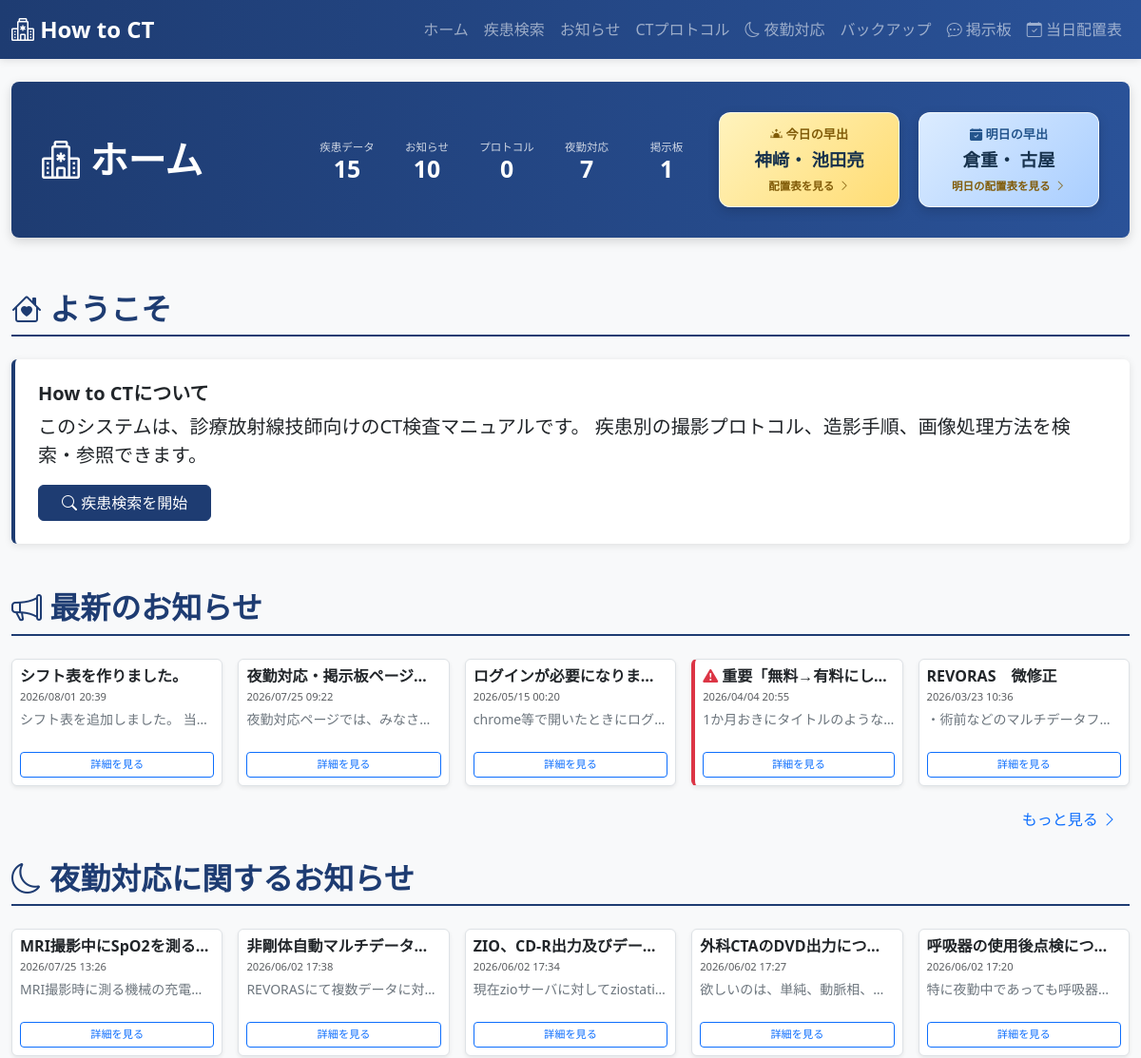
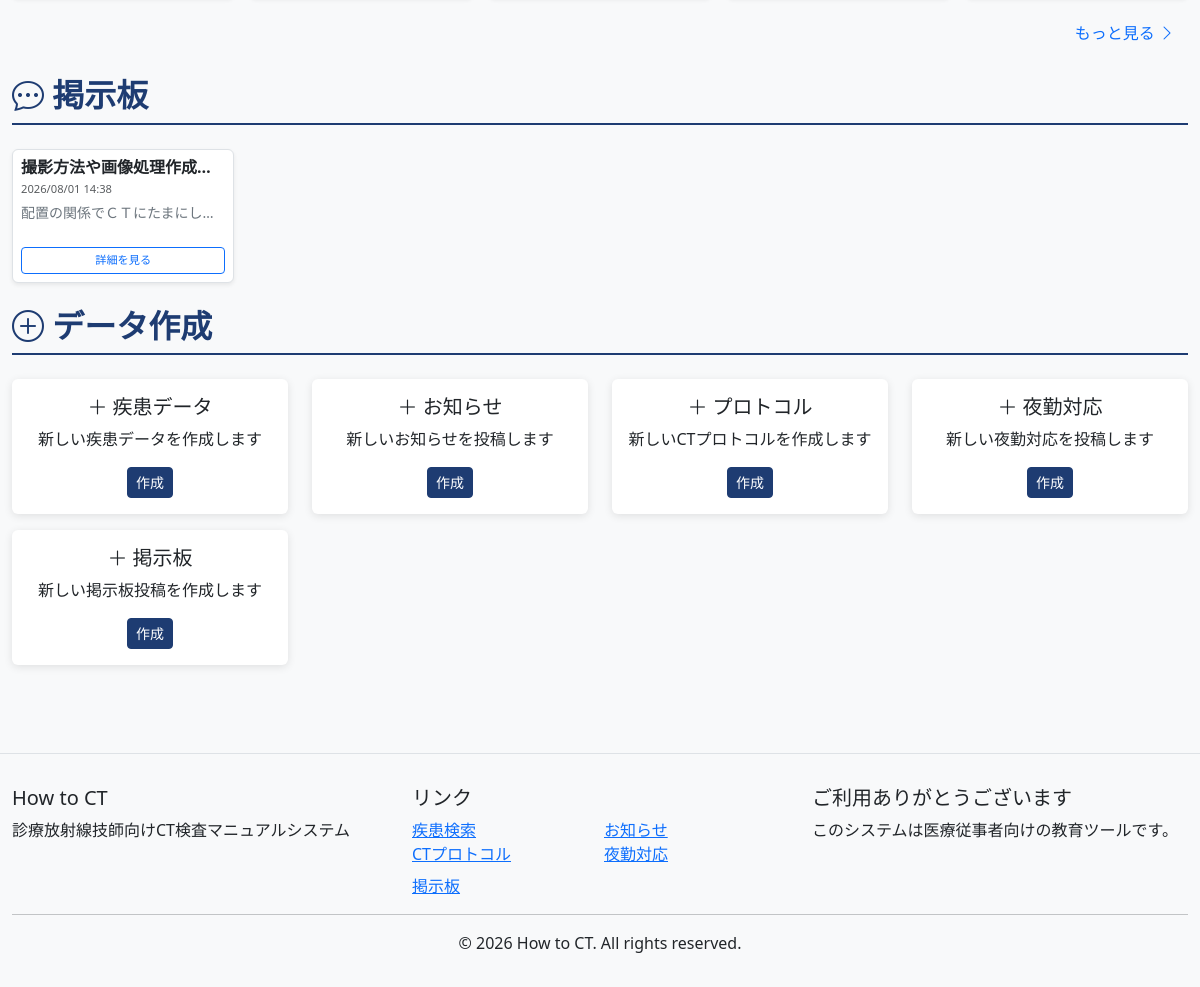
The page / on the database its author committed (2 pictures, top to bottom).
### ct_app/models.py (models this page shows, shortened)
class Form(models.Model):
    title = models.CharField(max_length=255)
    main = models.TextField()
    created_at = models.DateTimeField(auto_now_add=True)
    updated_at = models.DateTimeField(auto_now=True)
    post_img = models.ImageField(upload_to='post_images/', null=True, blank=True)
    class Meta:
        ordering = ['-created_at']

class NightShift(models.Model):
    name = models.CharField(max_length=255, unique=True)
    content = models.TextField()
    description = models.TextField(blank=True)
    created_at = models.DateTimeField(auto_now_add=True)
    updated_at = models.DateTimeField(auto_now=True)
    class Meta:
        ordering = ['name']
        verbose_name_plural = "NightShifts"

class Question(models.Model):
    author = models.ForeignKey(User, on_delete=models.CASCADE, related_name='questions')
    title = models.CharField(max_length=255, verbose_name="質問タイトル")
    content = models.TextField(verbose_name="質問内容")
    answer_text = models.TextField(blank=True)
    related_protocols = models.ForeignKey(
        Protocol,
        on_delete=models.SET_NULL,
        null=True,
        blank=True,
        related_name='questions',
        verbose_name="関連するプロトコル"
    )
    created_at = models.DateTimeField(auto_now_add=True, verbose_name="投稿日時")
    updated_at = models.DateTimeField(auto_now=True, verbose_name="更新日時")
    class Meta:
        ordering = ['-created_at']
        verbose_name_plural = "Questions"

### ct_app/views.py (the view)
# urls.py: path('', views.index, name='index'),
def index(request):
    questions = Question.objects.all().order_by("-created_at")
    sicks_count = Sick.objects.count()
    forms_count = Form.objects.count()
    protocols_count = Protocol.objects.count()
    night_shifts_count = NightShift.objects.count()
    question_count = questions.count()
    sicks_list = Sick.objects.all().order_by("-created_at")
    forms_list = Form.objects.all().order_by("-created_at")
    protocols_list = Protocol.objects.all().order_by("-created_at")
    nightshift_list = (
        NightShift.objects.all().order_by("-created_at")
        if hasattr(NightShift, "created_at")
        else NightShift.objects.all()
    )
    today = localdate()
    tomorrow = today + timedelta(days=1)
    def get_early_staff(target_date):
        early_shift_values = (
            AssignmentCell.objects
            .filter(
                board__board_date=target_date,
                row_key="0730",
            )
            .exclude(value="")
            .values_list("value", flat=True)
        )
        staff_names = []
        for value in early_shift_values:
            name = value.strip()
            if name and name not in staff_names:
                staff_names.append(name)
        return staff_names
    today_early_staff = get_early_staff(today)
    tomorrow_early_staff = get_early_staff(tomorrow)
    context = {
        "page_title": "ホーム",
        "sick_list": sicks_list,
        "form_list": forms_list,
        "protocol_list": protocols_list,
        "nightshift_list": nightshift_list,
        "questions": questions,
        "sicks_count": sicks_count,
        "forms_count": forms_count,
        "protocols_count": protocols_count,
        "night_shifts_count": night_shifts_count,
        "question_count": question_count,
        "today_early_staff": today_early_staff,
        "tomorrow_early_staff": tomorrow_early_staff,
        "tomorrow": tomorrow,
    }
    return render(request, "ct_app/index.html", context)

### ct_app/context_processors.py (called while the page is built)
def maintenance_status(request):
    return {
        'is_maintenance': getattr(settings, 'IS_MAINTENANCE', False)
    }

### ct_app/templates/ct_app/index.html (shortened to what this page needs)
{% extends 'ct_app/base.html' %}
{% block header_info %}
<div class="home-summary">
    <div class="summary-counts">
        <div class="summary-item">
            <span>疾患データ</span>
            <strong>{{ sicks_count }}</strong>
        </div>
        <div class="summary-item">
            <span>お知らせ</span>
            <strong>{{ forms_count }}</strong>
        </div>
        <div class="summary-item">
            <span>プロトコル</span>
            <strong>{{ protocols_count }}</strong>
        </div>
        <div class="summary-item">
            <span>夜勤対応</span>
            <strong>{{ night_shifts_count }}</strong>
        </div>
        <div class="summary-item">
            <span>掲示板</span>
            <strong>{{ question_count }}</strong>
        </div>
    </div>
    {% if today_early_staff %}
        <a
            class="today-early-card early-card-link"
            href="{% url 'daily_assignment:board' %}?date={% now 'Y-m-d' %}"
            aria-label="今日の当日配置表を開く"
        >
            <span class="early-label">
                <i class="bi bi-sunrise-fill"></i>
                今日の早出
            </span>
            <strong>
                {% for staff_name in today_early_staff %}
                    {{ staff_name }}{% if not forloop.last %}・{% endif %}
                {% endfor %}
            </strong>
            <span class="early-open-hint">
                配置表を見る
                <i class="bi bi-chevron-right"></i>
            </span>
        </a>
    {% endif %}
    {% if tomorrow_early_staff %}
        <a
            class="today-early-card tomorrow-early-card early-card-link"
            href="{% url 'daily_assignment:board' %}?date={{ tomorrow|date:'Y-m-d' }}"
            aria-label="明日の当日配置表を開く"
        >
            <span class="early-label">
                <i class="bi bi-calendar-check-fill"></i>
                明日の早出
            </span>
            <strong>
                {% for staff_name in tomorrow_early_staff %}
                    {{ staff_name }}{% if not forloop.last %}・{% endif %}
                {% endfor %}
            </strong>
            <span class="early-open-hint">
                明日の配置表を見る
                <i class="bi bi-chevron-right"></i>
            </span>
        </a>
    {% endif %}
</div>
{% endblock %}
{% block content %}
<div class="row">
    <div class="col-12">
        <h2 class="section-title">
            <i class="bi bi-house-heart"></i> ようこそ
        </h2>
        <div class="card disease-card mb-4">
            <div class="card-body p-4">
                <h5 class="card-title fw-bold">How to CTについて</h5>
                <p class="card-text fs-5">
                </p>
                <div class="mt-3">
                    <a href="{% url 'sick_list' %}" class="btn btn-primary px-4 stretched-link">
                        <i class="bi bi-search"></i> 疾患検索を開始
                    </a>
                </div>
            </div>
        </div>
    </div>
</div>
<div class="row mt-4">
    <div class="col-12">
        <h2 class="section-title">
            <i class="bi bi-megaphone"></i> 最新のお知らせ
        </h2>
    </div>
</div>
<div class="row row-cols-1 row-cols-md-5 g-3">
    {% if form_list %}
        {% for form in form_list|slice:":5" %}
            <div class="col">
                <div class="notice-item h-100 clickable-card d-flex flex-column border p-2 rounded shadow-sm bg-white position-relative {% if '重要' in form.title %}is-important{% endif %}">
                    <h6 class="fw-bold text-truncate mb-1" title="{{ form.title }}">
                        {% if '重要' in form.title %}
                            <span class="text-danger"><i class="bi bi-exclamation-triangle-fill"></i></span>
                        {% endif %}
                        {{ form.title }}
                    </h6>
                    <p class="text-muted mb-1" style="font-size: 0.7rem;">{{ form.created_at|date:'Y/m/d H:i' }}</p>
                    <p class="small text-secondary text-truncate mb-2">{{ form.main }}</p>
                    <div class="mt-auto">
                        <a href="{% url 'form_detail' form.pk %}" class="btn btn-sm btn-outline-primary w-100 stretched-link" style="font-size: 0.7rem;">
                            詳細を見る
                        </a>
                    </div>
                </div>
            </div>
        {% endfor %}
    {% else %}
        <div class="col-12">
            <div class="alert alert-info">お知らせがまだ投稿されていません。</div>
        </div>
    {% endif %}
</div>
{% if form_list.count > 5 %}
<div class="row mt-3">
    <div class="col-12 text-end">
        <a href="{% url 'form_list' %}" class="btn btn-link text-decoration-none">
            もっと見る <i class="bi bi-chevron-right"></i>
        </a>
    </div>
</div>
{% endif %}
<div class="row mt-4">
    <div class="col-12">
        <h2 class="section-title">
            <i class="bi bi-moon"></i> 夜勤対応に関するお知らせ
        </h2>
    </div>
</div>
<div class="row row-cols-1 row-cols-md-5 g-3">
    {% if nightshift_list %}
        {% for night_shift in nightshift_list|slice:":5" %}
            <div class="col">
                <div class="notice-item h-100 clickable-card d-flex flex-column border p-2 rounded shadow-sm bg-white position-relative {% if '重要' in night_shift.title %}is-important{% endif %}">
                    <h6 class="fw-bold text-truncate mb-1" title="{{ night_shift.name }}">
                        {{ night_shift.name }}
                    </h6>
                    <p class="text-muted mb-1" style="font-size: 0.7rem;">{{ night_shift.created_at|date:'Y/m/d H:i' }}</p>
                    <p class="small text-secondary text-truncate mb-2">{{ night_shift.content }}</p>
                    <div class="mt-auto">
                        <a href="{% url 'nightshift_detail' night_shift.pk %}" class="btn btn-sm btn-outline-primary w-100 stretched-link" style="font-size: 0.7rem;">
                            詳細を見る
                        </a>
                    </div>
                </div>
            </div>
        {% endfor %}
    {% else %}
        <div class="col-12">
            <div class="alert alert-info">夜勤対応のお知らせがまだ投稿されていません。</div>
        </div>
    {% endif %}
</div>
{% if nightshift_list.count > 5 %}
<div class="row mt-3">
    <div class="col-12 text-end">
        <a href="{% url 'nightshift_list' %}" class="btn btn-link text-decoration-none">
            もっと見る <i class="bi bi-chevron-right"></i>
        </a>
    </div>
</div>
{% endif %}
<div class="row mt-4">
    <div class="col-12">
        <h2 class="section-title">
            <i class="bi bi-chat-dots"></i> 掲示板
        </h2>
    </div>
</div>
<div class="row row-cols-1 row-cols-md-5 g-3">
    {% if questions %}
        {% for question in questions|slice:":5" %}
            <div class="col">
                <div class="notice-item h-100 clickable-card d-flex flex-column border p-2 rounded shadow-sm bg-white position-relative {% if '重要' in question.title %}is-important{% endif %}">
                    <h6 class="fw-bold text-truncate mb-1" title="{{ question.title }}">
                        {{ question.title }}
                    </h6>
                    <p class="text-muted mb-1" style="font-size: 0.7rem;">{{ question.created_at|date:'Y/m/d H:i' }}</p>
                    <p class="small text-secondary text-truncate mb-2">{{ question.content }}</p>
                    <div class="mt-auto">
                        <a href="{% url 'question_detail' question.pk %}" class="btn btn-sm btn-outline-primary w-100 stretched-link" style="font-size: 0.7rem;">
                            詳細を見る
                        </a>
                    </div>
                </div>
            </div>
        {% endfor %}
    {% else %}
        <div class="col-12">
            <div class="alert alert-info">掲示板の投稿がまだありません。</div>
        </div>
    {% endif %}
</div>
<div class="row mt-4">
    <div class="col-12">
        <h2 class="section-title">
            <i class="bi bi-plus-circle"></i> データ作成
        </h2>
    </div>
</div>
<div class="row">
    <div class="col-md-3">
        <div class="card text-center">
            <div class="card-body">
                <h5 class="card-title"> 疾患データ</h5>
                <p class="card-text">新しい疾患データを作成します</p>
                <a href="{% url 'sick_create' %}" class="btn btn-primary btn-sm stretched-link">作成</a>
            </div>
        </div>
    </div>
    <div class="col-md-3">
        <div class="card text-center">
            <div class="card-body">
                <h5 class="card-title"> お知らせ</h5>
                <p class="card-text">新しいお知らせを投稿します</p>
                <a href="{% url 'form_create' %}" class="btn btn-primary btn-sm stretched-link">作成</a>
            </div>
        </div>
    </div>
    <div class="col-md-3">
        <div class="card text-center">
            <div class="card-body">
                <h5 class="card-title"> プロトコル</h5>
                <p class="card-text">新しいCTプロトコルを作成します</p>
                <a href="{% url 'protocol_create' %}" class="btn btn-primary btn-sm stretched-link">作成</a>
            </div>
        </div>
    </div>
    <div class="col-md-3">
        <div class="card text-center">
            <div class="card-body">
                <h5 class="card-title"> 夜勤対応</h5>
                <p class="card-text">新しい夜勤対応を投稿します</p>
                <a href="{% url 'nightshift_create' %}" class="btn btn-primary btn-sm stretched-link">作成</a>
            </div>
        </div>
    </div>
        <div class="col-md-3">
        <div class="card text-center">
            <div class="card-body">
                <h5 class="card-title"> 掲示板</h5>
                <p class="card-text">新しい掲示板投稿を作成します</p>
                <a href="{% url 'question_create' %}" class="btn btn-primary btn-sm stretched-link">作成</a>
            </div>
        </div>
    </div>
</div>
{% endblock %}

### ct_app/templates/ct_app/base.html (style rules this page uses)
:root { --primary-color: #1e3c72; --secondary-color: #2a5298; }
body { background-color: #f8f9fa; font-family: 'Segoe UI', Tahoma, Geneva, Verdana, sans-serif; }
.card { border: none; box-shadow: 0 2px 8px rgba(0,0,0,0.1); transition: transform 0.2s, box-shadow 0.2s; margin-bottom: 1rem; }
.disease-card { border-left: 4px solid var(--primary-color); }
.notice-item { border-left: 4px solid var(--primary-color); padding: 1rem; margin-bottom: 1rem; background-color: white; border-radius: 4px; box-shadow: 0 2px 4px rgba(0,0,0,0.05); transition: transform 0.3s ease, box-shadow 0.3s ease; cursor: pointer; }
.notice-item.is-important { border-left: 4px solid #dc3545 !important; background-color: #fff8f8; }
.btn-primary { background-color: var(--primary-color); border-color: var(--primary-color); }
.section-title { color: var(--primary-color); border-bottom: 2px solid var(--primary-color); padding-bottom: 0.5rem; margin-bottom: 1.5rem; font-weight: bold; }
.clickable-card { position: relative; cursor: pointer; transition: transform 0.2s, box-shadow 0.2s; }
.stretched-link::after { position: absolute; top: 0; right: 0; bottom: 0; left: 0; z-index: 1; content: ""; }

### ct_app/templates/ct_app/index.html (style rules this page uses)
.home-summary { display: flex; align-items: center; justify-content: flex-end; gap: 20px; width: 100%; }
.summary-counts { display: grid; grid-template-columns: repeat(5, minmax(70px, auto)); gap: 14px; }
.summary-item { min-width: 70px; text-align: center; }
.summary-item span { display: block; margin-bottom: 2px; color: rgba(255, 255, 255, 0.78); font-size: 0.72rem; white-space: nowrap; }
.summary-item strong { display: block; color: #fff; font-size: 1.55rem; line-height: 1; }
.today-early-card { flex: 0 0 auto; min-width: 190px; padding: 13px 18px; text-align: center; color: #17324d; background: linear-gradient(135deg, #fff3bd, #ffdc73); border: 1px solid rgba(255, 255, 255, 0.8); border-radius: 12px; box-shadow: 0 4px 12px rgba(0, 0, 0, 0.16); }
.early-label { display: block; margin-bottom: 4px; color: #805b08; font-size: 0.82rem; font-weight: 700; white-space: nowrap; }
.today-early-card strong { display: block; font-size: 1.15rem; line-height: 1.3; }
.tomorrow-early-card { background: linear-gradient(135deg, #dcecff, #a9ceff); }
.tomorrow-early-card .early-label { color: #24558c; }
.early-card-link { display: block; color: #17324d; text-decoration: none; cursor: pointer; transition: transform 0.18s ease, box-shadow 0.18s ease, filter 0.18s ease; }
.early-open-hint { display: block; margin-top: 7px; color: #805b08; font-size: 0.72rem; font-weight: 700; }
.early-open-hint .bi { margin-left: 2px; }

### rows shown on the page
Form: title "シフト表を作りました。", created_at "2026/08/01 20:39", main "シフト表を追加しました。 当…"
Form: title "夜勤対応・掲示板ページ…", created_at "2026/07/25 09:22", main "夜勤対応ページでは、みなさ…"
Form: title "ログインが必要になりま…", created_at "2026/05/15 00:20", main "chrome等で開いたときにログ…"
Form: title "重要「無料→有料にし…", created_at "2026/04/04 20:55", main "1か月おきにタイトルのよう…"
Form: title "REVORAS 微修正", created_at "2026/03/23 10:36", main "・術前などのマルチデータフ…"
NightShift: name "MRI撮影中にSpO2を測る…", created_at "2026/07/25 13:26", content "MRI撮影時に測る機械の充電…"
NightShift: name "非剛体自動マルチデータ…", created_at "2026/06/02 17:38", content "REVORASにて複数データに対…"
NightShift: name "ZIO、CD-R出力及びデー…", created_at "2026/06/02 17:34", content "現在zioサーバに対してziostati…"
NightShift: name "外科CTAのDVD出力につ…", created_at "2026/06/02 17:27", content "欲しいのは、単純、動脈相、…"
NightShift: name "呼吸器の使用後点検につ…", created_at "2026/06/02 17:20", content "特に夜勤中であっても呼吸器…"
Question: title "撮影方法や画像処理作成…", created_at "2026/08/01 14:38", content "配置の関係でＣＴにたまにし…"

### other values the page prints
{{ page_title }} "ホーム"
{{ sicks_count }} "15"
{{ protocols_count }} "0"
{{ night_shifts_count }} "7"
{{ question_count }} "1"
{{ staff_name }} "神﨑" "池田亮"
{{ staff_name }} "倉重" "古屋"
